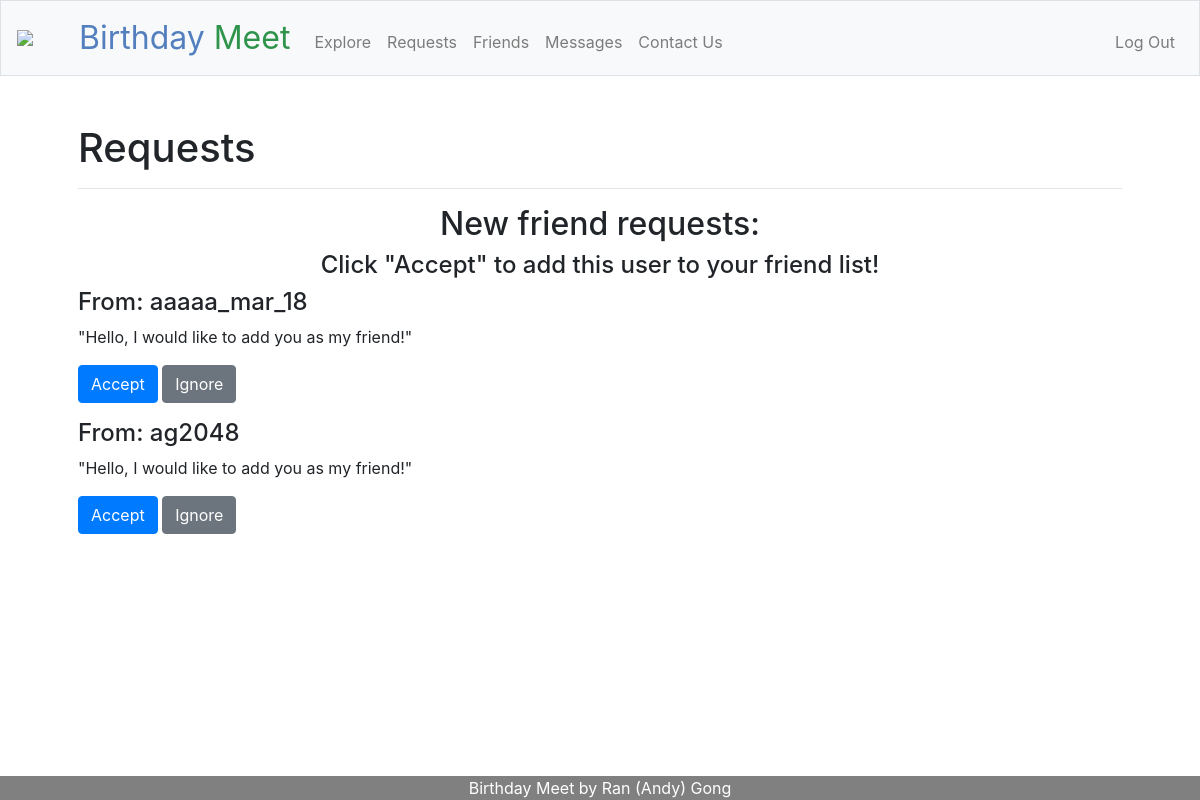
The app's page /requests (signed in), older data.
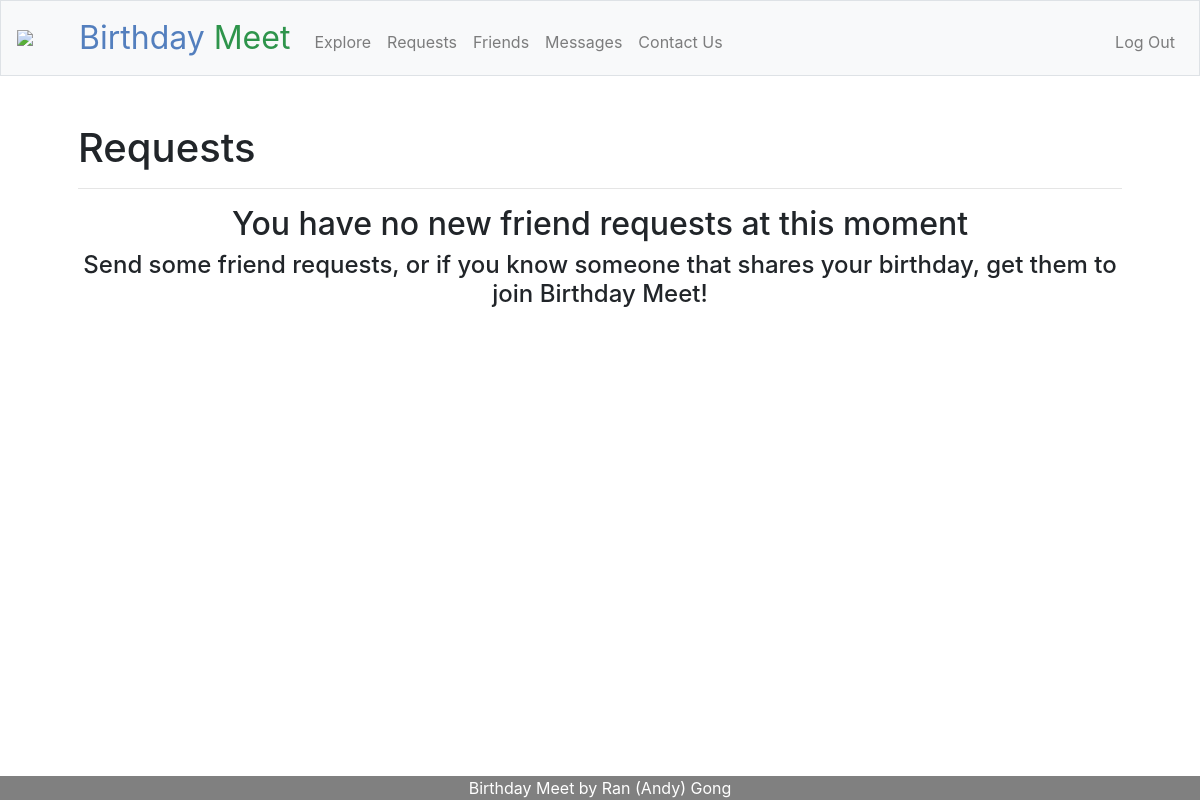
The same page, newer data.
### tables this page shows
CREATE TABLE requests (
id INTEGER,
sender_id INTEGER NOT NULL,
receiver_id INTEGER NOT NULL,
request_message TEXT NOT NULL,
when_sent DATE NOT NULL,
FOREIGN KEY (sender_id) REFERENCES users (id),
FOREIGN KEY (receiver_id) REFERENCES users (id),
PRIMARY KEY(id)
);

CREATE TABLE users (id INTEGER, username TEXT NOT NULL, hash TEXT NOT NULL, month INTEGER NOT NULL, day INTEGER NOT NULL, PRIMARY KEY(id));

### app.py (the view, shortened to what this page needs)
@app.route("/requests", methods=["GET", "POST"])
@login_required
def requests():
    list_of_all_requests = db.execute("SELECT * FROM requests WHERE receiver_id = ?", session.get("user_id"))
    for every_request in list_of_all_requests:
        every_request["sender_username"] = db.execute("SELECT * FROM users WHERE id = ?", every_request["sender_id"])[0]["username"]
    list_of_all_requests.reverse()
    return render_template("requests.html", list_of_all_requests=list_of_all_requests)

### app.py (called while the page is built)
@app.after_request
def after_request(response):
    response.headers["Cache-Control"] = "no-cache, no-store, must-revalidate"
    response.headers["Expires"] = 0
    response.headers["Pragma"] = "no-cache"
    return response

def login_required(f):
    @wraps(f)
    def decorated_function(*args, **kwargs):
        if session.get("user_id") is None:
            flash("You are currently not logged in!")
            return redirect("/login")
        return f(*args, **kwargs)
    return decorated_function

### templates/requests.html (shortened to what this page needs)
{% extends "layout.html" %}
{% block main %}
<h1 class="display-5 fw-bold">Requests</h1>
<hr>
{% if list_of_all_requests %}
    <h2 class="display-5 align-center">New friend requests:</h2>
    <h4 class="display-5 fw-bold align-center">Click "Accept" to add this user to your friend list!</h2>
    {% for request in list_of_all_requests %}
        <div class="form-group">
            <form action="/requests" method="post">
                <h4 class="display-5">
                    From: {{ request.sender_username }}
                </h4>
                <p>
                    "{{ request.request_message }}"
                </p>
                <button class="btn btn-primary" type="submit" name="accepts" value="true">Accept</button>
                <button class="btn btn-secondary" type="submit" name="accepts" value="false">Ignore</button>
            </form>
        </div>
    {% endfor %}
{% else %}
    <h2 class="display-5 fw-bold align-center">You have no new friend requests at this moment</h2>
    <h4 class="display-5 fw-bold align-center">Send some friend requests, or if you know someone that shares your birthday, get them to join Birthday Meet!</h2>
{% endif %}
{% endblock %}

### templates/layout.html (shortened to what this page needs)
<!DOCTYPE html>
<html lang="en">
    <head>
        <link rel="stylesheet" href="https://cdn.jsdelivr.net/npm/bootstrap@4.5.3/dist/css/bootstrap.min.css">
        <link href="/static/styles.css" rel="stylesheet">
    </head>
    <body>
        <nav class="navbar navbar-expand-md navbar-light bg-light border">
            <a class="navbar-brand" href="/">
                <div class="logo-image">
                    <img src="/static/cake-sign-icon-vector-23782623.jpg" class="img-fluid">
                </div>
            </a>
            <a class="navbar-brand" href="/">
                <span class="blue">Birthday</span> <span class="green">Meet</span>
            </a>
            <div class="collapse navbar-collapse" id="navbar">
                {% if session.user_id %}
                    <ul class="navbar-nav mr-auto mt-2">
                        <li class="nav-item"><a class="nav-link" href="/explore">Explore</a></li>
                        <li class="nav-item"><a class="nav-link" href="/requests">Requests</a></li>
                        <li class="nav-item"><a class="nav-link" href="/friends">Friends</a></li>
                        <li class="nav-item"><a class="nav-link" href="/messages">Messages</a></li>
                        <li class="nav-item"><a class="nav-link" href="/contact">Contact Us</a></li>
                    </ul>
                    <ul class="navbar-nav ml-auto mt-2">
                        <li class="nav-item"><a class="nav-link" href="/logout">Log Out</a></li>
                    </ul>
                {% else %}
                    <ul class="navbar-nav ml-auto mt-2">
                        <li class="nav-item"><a class="nav-link" href="/register">Register</a></li>
                        <li class="nav-item"><a class="nav-link" href="/login">Log In</a></li>
                    </ul>
                {% endif %}
            </div>
        </nav>
        <main class="container p-5">
            {% block main %}{% endblock %}
        </main>
        <footer class="text-center">
            Birthday Meet by Ran (Andy) Gong
        </footer>
    </body>
</html>

### static/styles.css (style rules this page uses)
nav .navbar-brand { font-size: xx-large; }
nav .navbar-brand .blue { color: #537fbe; }
nav .navbar-brand .green { color: #2e944b; }
footer { position: fixed; left: 0; bottom: 0; width: 100%; background-color: grey; color: white; text-align: center; }
.logo-image { width: 46px; height: 46px; border-radius: 30%; overflow: hidden; margin-top: -6px; }
.align-center { text-align: center; }

Row changes from the older to the newer data that the page shows:
removed requests: sender_username "aaaaa_mar_18", request_message "Hello, I would like to add you as my friend!"
removed requests: sender_username "ag2048", request_message "Hello, I would like to add you as my friend!"
Text that changed along with them:
text no longer shown: "New friend requests: Click \"Accept\" to add this user to your friend list!"
text now shown: "You have no new friend requests at this moment Send some friend requests, or if you know someone that shares your birthday, get them to join Birthday Meet!"
